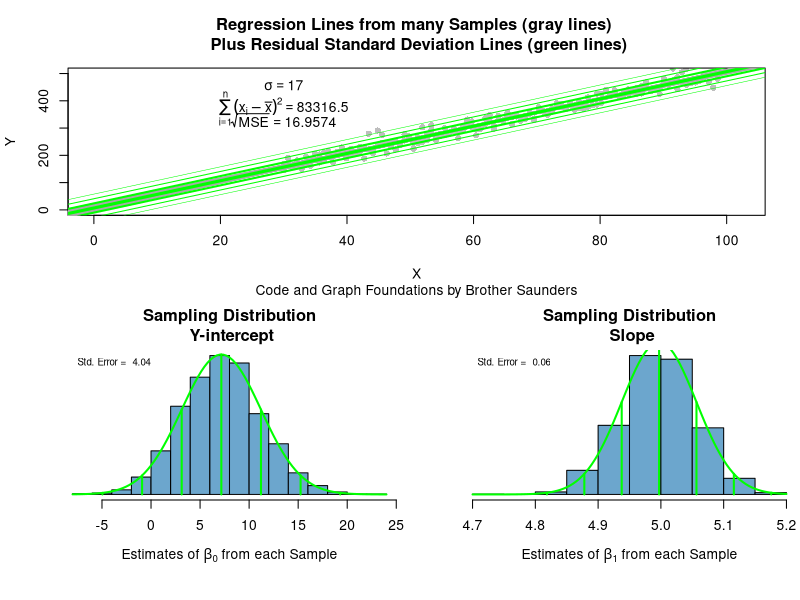

Reproduce this figure in R.
## ---- chunk 1

library(tidyverse)

## ---- chunk 2

# Parts of the true model
n <- 200
Xstart <- 30
Xstop <- 100

beta_0 <- 7
beta_1 <- 5
sigma <- 17

X <- rep(seq(Xstart, Xstop, length.out = n/2), each = 2)

## ---- chunk 3

# Number of times to do a randon sample
N <- 2000

# Storage variables to hold new samples
storage_yint <- rep(NA, N)
storage_slope <- rep(NA, N)
storage_rmse <- rep(NA, N)

for (i in 1:N) {
  Y <- beta_0 + beta_1*X + rnorm(n, 0, sigma)
  mylm <- lm(Y ~ X)
  storage_yint[i] <- coef(mylm)[1]
  storage_slope[i] <- coef(mylm)[2]
  storage_rmse[i] <- summary(mylm)$sigma
  
}

layout(matrix(c(1,1,2,3), 2, 2, byrow = TRUE), widths = c(2,2), heights = c(3,3))

Ystart <- 0 # Min Y possible
Ystop <- 500 # Max Y possible
Yrange <- Ystop - Ystart

plot(Y ~ X, xlim = c(min(0, Xstart - 2), max(0, Xstop + 2)), 
     ylim = c(Ystart, Ystop), pch = 16, col = "gray",
     main = "Regression Lines from many Samples (gray lines) \n Plus Residual Standard Deviation Lines (green lines)",
     sub = "Code and Graph Foundations by Brother Saunders")

text(Xstart, Ystop, bquote(sigma == .(sigma)), pos = 1)
text(Xstart, Ystop - .1 * Yrange, bquote(sum((x[i] - bar(x))^2, i == 1, n) == .(var(X) * (n - 1))), pos = 1)
text(Xstart, Ystop - .25 * Yrange, bquote(sqrt(MSE) == .(mean(storage_rmse))), pos = 1)

for (i in 1:N) {
  abline(storage_yint[i], storage_slope[i], col = "darkgray")  
}

abline(beta_0, beta_1, col = "green", lwd = 3)
abline(beta_0 + sigma, beta_1, col = "green", lwd = 2)
abline(beta_0 - sigma, beta_1, col = "green", lwd = 2)
abline(beta_0 + 2 * sigma, beta_1, col = "green", lwd = 1)
abline(beta_0 - 2 * sigma, beta_1, col = "green", lwd = 1)
abline(beta_0 + 3 * sigma, beta_1, col = "green", lwd = .5)
abline(beta_0 - 3 * sigma, beta_1, col = "green", lwd = .5)

par(mai = c(1, .6, .5, .01))

  addnorm <- function(m, s, col = "firebrick") {
    curve(dnorm(x, m, s), add = TRUE, col = col, lwd = 2)
    lines(c(m, m), c(0, dnorm(m, m, s)), lwd = 2, col = col)
    lines(rep(m - s, 2), c(0, dnorm(m - s, m, s)), lwd = 2, col = col)
    lines(rep(m - 2 * s, 2), c(0, dnorm(m - 2 * s, m, s)), lwd = 2, col = col)
    lines(rep(m - 3 * s,2), c(0, dnorm(m - 3 * s, m, s)), lwd = 2, col = col)
    lines(rep(m + s, 2), c(0, dnorm(m + s, m, s)), lwd = 2, col = col)
    lines(rep(m + 2 * s, 2), c(0, dnorm(m + 2 * s, m, s)), lwd = 2, col = col)
    lines(rep(m + 3 * s,2), c(0, dnorm(m + 3 * s, m, s)), lwd = 2, col = col)
    legend("topleft", legend = paste("Std. Error = ", round(s, 3)), cex = 0.7, bty = "n")
    
  }
  

h0 <- hist(storage_yint, 
             col = "skyblue3", 
             main = "Sampling Distribution\n Y-intercept",
             xlab = expression(paste("Estimates of ", beta[0], " from each Sample")),
             freq = FALSE, yaxt = 'n', ylab = "")
  m0 <- mean(storage_yint)
  s0 <- sd(storage_yint)
  addnorm(m0, s0, col = "green")
  
h1 <- hist(storage_slope, 
             col = "skyblue3", 
             main = "Sampling Distribution\n Slope",
             xlab = expression(paste("Estimates of ", beta[1], " from each Sample")),
             freq = FALSE, yaxt = 'n', ylab = "")
  m1 <- mean(storage_slope)
  s1 <- sd(storage_slope)
  addnorm(m1, s1, col = "green")

